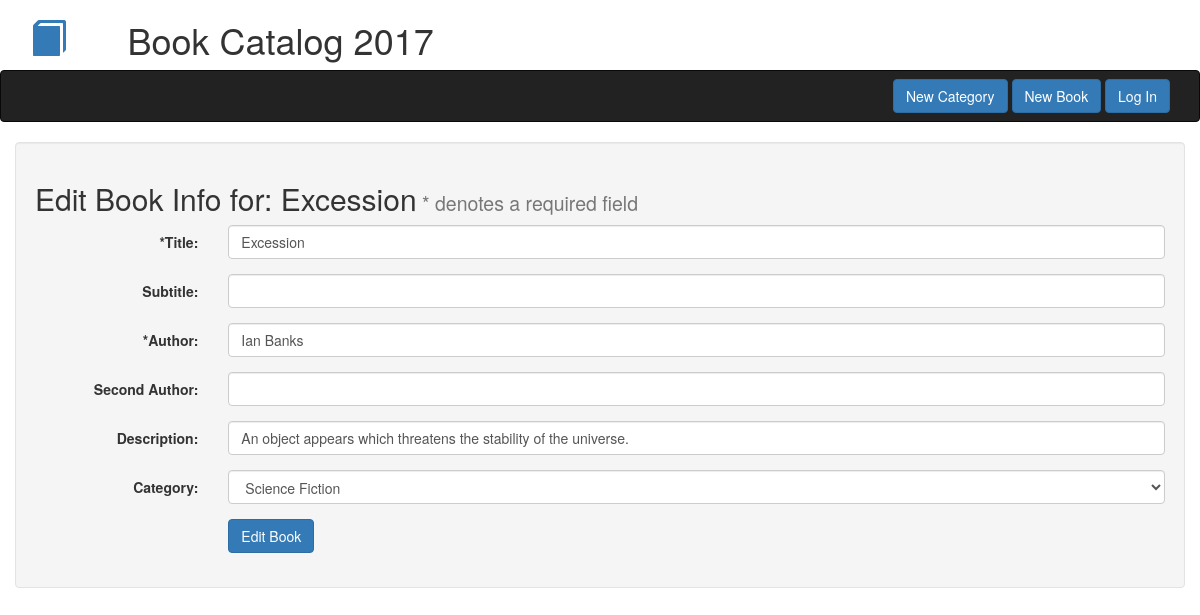
/books/1/edit, run on the app's committed database.
### db_setup.py (models this page shows, shortened)
class Book(Base):
    __tablename__ = 'book'
    title = Column(String(80), nullable = False)
    id = Column(Integer, primary_key = True)
    subtitle = Column(String(250))
    author = Column(String(250), nullable = False)
    author2 = Column(String(250))
    description = Column(String(250))
    category_id = Column(Integer, ForeignKey('category.id'))
    category = relationship(Category)

class Category(Base):
    __tablename__ = 'category'
    name = Column(String(80), nullable = False)
    id = Column(Integer, primary_key = True)

### catalog.py (the view)
@app.route('/books/<int:book_id>/edit', methods=['GET', 'POST'])
def editBook(book_id):
    book = session.query(Book).filter_by(id = book_id).one()
    categories = session.query(Category)
    if request.method == 'POST':
        edit_book = ({'title': request.form['title'],
                      'subtitle': request.form['subtitle'],
                      'author':request.form['author'],
                      'author2': request.form['author2'],
                      'description': request.form['description'],
                      'category_id': request.form['category_id']}
                           )
        if not request.form['title'] or not request.form['author']:
            flash('Please fill out required form fields!')
            return redirect(url_for('editBook', book_id = book_id))
        session.query(Book).filter_by(id = book_id).update(edit_book)
        session.commit()
        flash("Book: {} edited successfully!".format(book.title))
        return redirect(url_for('singleBook', book_id = book_id))
    else:
        return render_template('edit_book.html', book = book, categories = categories)

### templates/edit_book.html (shortened to what this page needs)
{% extends "bootstrap/base.html" %}
{% block navbar %}{% include "header_nav.html" %}{% endblock %}
{% block content %}
<div class="container well">
    <h2>Edit Book Info for: {{ book.title }}<small> * denotes a required field</small></h2>
    <form class="form-horizontal" method="POST" action="{{ url_for('editBook', book_id = book.id) }}">
        <div class="form-group">
            <label for="inputTitle" class="col-sm-2 control-label">*Title:</label>
            <div class="col-sm-10">
                <input type="text" name="title" class="form-control" id="inputTitle" value="{{ book.title }}">
            </div>
        </div>
        <div class="form-group">
            <label for="inputSubtitle" class="col-sm-2 control-label">Subtitle:</label>
            <div class="col-sm-10">
                <input type="text" name="subtitle" class="form-control" id="inputSubtitle" value="{{ book.subtitle if book.subtitle is not none }}">
            </div>
        </div>
        <div class="form-group">
            <label for="inputAuthor" class="col-sm-2 control-label">*Author:</label>
            <div class="col-sm-10">
                <input type="text" name="author" class="form-control" id="inputAuthor" value="{{ book.author }}">
            </div>
        </div>
        <div class="form-group">
            <label for="inputAuthor2" class="col-sm-2 control-label">Second Author:</label>
            <div class="col-sm-10">
                <input type="text" name="author2" class="form-control" id="inputAuthor" value="{{ book.author2 if book.author2 is not none }}">
            </div>
        </div>
        <div class="form-group">
            <label for="inputDescription" class="col-sm-2 control-label">Description:</label>
            <div class="col-sm-10">
                <input type="text" name ="description" class="form-control" id="inputDescription" value="{{ book.description if book.description is not none }}">
            </div>
        </div>
        <div class="form-group">
            <label for="inputCategory" class="col-sm-2 control-label">Category:</label>
            <div class="col-sm-10">
                 <select class="form-control" name="category_id" aria-describedby="helpBlock">
                    {% for category in categories %}
                        <option value="{{ category.id }}" {% if category.id == book.category_id %} selected="selected"{% endif %}>{{ category.name }}</option>
                    {% endfor %}
                </select>
            </div>
        </div>
        <div class="form-group">
            <div class="col-sm-offset-2 col-sm-10">
                <button type="submit" class="btn btn-primary">Edit Book</button>
            </div>
        </div>
    </form>
{% endblock %}

### data on the page
Book: title "Excession", author "Ian Banks", description "An object appears which threatens the stability of the universe.", category_id "Science Fiction"
